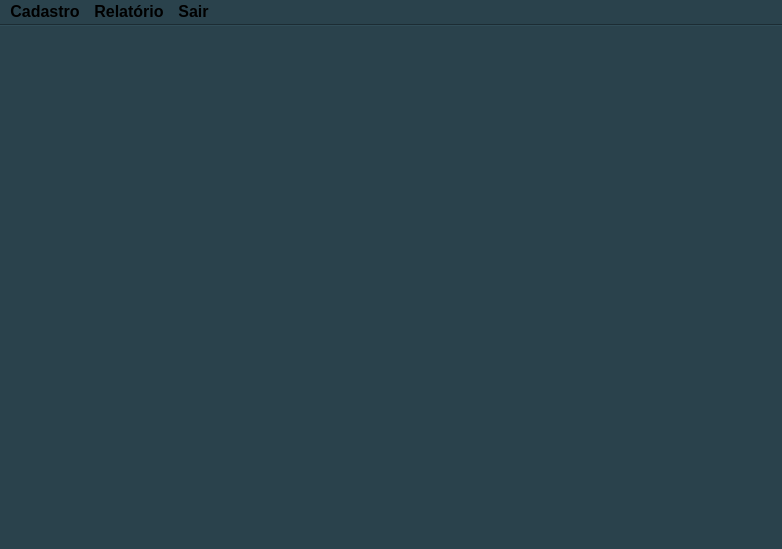
<?xml version="1.0" encoding="UTF-8"?>
<ui version="4.0">
 <class>FrmPrincipal</class>
 <widget class="QMainWindow" name="FrmPrincipal">
  <property name="geometry">
   <rect>
    <x>0</x>
    <y>0</y>
    <width>782</width>
    <height>549</height>
   </rect>
  </property>
  <property name="sizePolicy">
   <sizepolicy hsizetype="Expanding" vsizetype="Expanding">
    <horstretch>0</horstretch>
    <verstretch>0</verstretch>
   </sizepolicy>
  </property>
  <property name="windowTitle">
   <string>Bem Limpinho</string>
  </property>
  <property name="styleSheet">
   <string notr="true">background-color:rgb(42, 66, 76);</string>
  </property>
  <widget class="QWidget" name="centralwidget">
   <widget class="Line" name="line">
    <property name="geometry">
     <rect>
      <x>0</x>
      <y>-4</y>
      <width>786</width>
      <height>10</height>
     </rect>
    </property>
    <property name="orientation">
     <enum>Qt::Horizontal</enum>
    </property>
   </widget>
  </widget>
  <widget class="QMenuBar" name="menubar">
   <property name="geometry">
    <rect>
     <x>0</x>
     <y>0</y>
     <width>782</width>
     <height>27</height>
    </rect>
   </property>
   <property name="font">
    <font>
     <pointsize>12</pointsize>
     <weight>75</weight>
     <bold>true</bold>
    </font>
   </property>
   <widget class="QMenu" name="menuCadastro">
    <property name="font">
     <font>
      <pointsize>12</pointsize>
      <weight>75</weight>
      <bold>true</bold>
     </font>
    </property>
    <property name="title">
     <string>Cadastro</string>
    </property>
    <widget class="QMenu" name="menuUsu_rio">
     <property name="font">
      <font>
       <pointsize>12</pointsize>
       <weight>75</weight>
       <bold>true</bold>
      </font>
     </property>
     <property name="title">
      <string>Usuário</string>
     </property>
     <addaction name="actionCadastra_Usu_rio"/>
     <addaction name="separator"/>
     <addaction name="actionAltera_Senha"/>
     <addaction name="separator"/>
     <addaction name="actionControle_de_Acesso"/>
    </widget>
    <widget class="QMenu" name="menuCliente">
     <property name="font">
      <font>
       <pointsize>12</pointsize>
       <weight>75</weight>
       <bold>true</bold>
      </font>
     </property>
     <property name="title">
      <string>Cliente</string>
     </property>
     <addaction name="actionCadasta_Cliente"/>
     <addaction name="separator"/>
     <addaction name="actionAltera_Cliente"/>
     <addaction name="separator"/>
     <addaction name="actionConsulta_Cliente"/>
     <addaction name="separator"/>
     <addaction name="actionExclui_Cliente"/>
    </widget>
    <widget class="QMenu" name="menuMascote">
     <property name="font">
      <font>
       <pointsize>12</pointsize>
       <weight>75</weight>
       <bold>true</bold>
      </font>
     </property>
     <property name="title">
      <string>Mascote</string>
     </property>
     <addaction name="actionCadastro_Mascote"/>
     <addaction name="separator"/>
     <addaction name="actionAltera_Mascote"/>
     <addaction name="separator"/>
     <addaction name="actionConsulta_Mascote"/>
     <addaction name="separator"/>
     <addaction name="actionExclui_Mascote"/>
    </widget>
    <widget class="QMenu" name="menuServi_o">
     <property name="title">
      <string>Serviço</string>
     </property>
     <addaction name="actionCadastra_Servi_o"/>
    </widget>
    <addaction name="menuCliente"/>
    <addaction name="separator"/>
    <addaction name="menuMascote"/>
    <addaction name="separator"/>
    <addaction name="actionProduto"/>
    <addaction name="menuServi_o"/>
    <addaction name="separator"/>
    <addaction name="actionAgenda"/>
    <addaction name="menuUsu_rio"/>
   </widget>
   <widget class="QMenu" name="menuRelat_rio">
    <property name="font">
     <font>
      <pointsize>12</pointsize>
      <weight>75</weight>
      <bold>true</bold>
     </font>
    </property>
    <property name="title">
     <string>Relatório</string>
    </property>
    <addaction name="actionUsu_rios"/>
   </widget>
   <widget class="QMenu" name="menuSair">
    <property name="title">
     <string>Sair</string>
    </property>
    <addaction name="actionFinalizar_Aplicativo"/>
   </widget>
   <addaction name="menuCadastro"/>
   <addaction name="menuRelat_rio"/>
   <addaction name="menuSair"/>
  </widget>
  <widget class="QStatusBar" name="statusbar">
   <property name="font">
    <font>
     <pointsize>12</pointsize>
     <weight>75</weight>
     <bold>true</bold>
    </font>
   </property>
  </widget>
  <action name="actionProduto">
   <property name="text">
    <string>Produto</string>
   </property>
   <property name="font">
    <font>
     <pointsize>12</pointsize>
     <weight>75</weight>
     <bold>true</bold>
    </font>
   </property>
  </action>
  <action name="actionAgenda">
   <property name="text">
    <string>Agenda</string>
   </property>
  </action>
  <action name="actionUsu_rios">
   <property name="text">
    <string>Exibe Usuários</string>
   </property>
  </action>
  <action name="actionCadastra_Usu_rio">
   <property name="text">
    <string>Cadastra Usuário</string>
   </property>
  </action>
  <action name="actionAltera_Senha">
   <property name="text">
    <string>Altera Senha</string>
   </property>
  </action>
  <action name="actionControle_de_Acesso">
   <property name="text">
    <string>Cadastro de Acesso</string>
   </property>
  </action>
  <action name="actionCadasta_Cliente">
   <property name="text">
    <string>Cadasta Cliente</string>
   </property>
  </action>
  <action name="actionAltera_Cliente">
   <property name="text">
    <string>Altera Cliente</string>
   </property>
  </action>
  <action name="actionConsulta_Cliente">
   <property name="text">
    <string>Consulta Cliente</string>
   </property>
  </action>
  <action name="actionCadastro_Mascote">
   <property name="text">
    <string>Cadastro Mascote</string>
   </property>
   <property name="font">
    <font>
     <pointsize>12</pointsize>
     <weight>75</weight>
     <bold>true</bold>
    </font>
   </property>
  </action>
  <action name="actionAltera_Mascote">
   <property name="text">
    <string>Altera Mascote</string>
   </property>
  </action>
  <action name="actionConsulta_Mascote">
   <property name="text">
    <string>Consulta Mascote</string>
   </property>
  </action>
  <action name="actionExclui_Cliente">
   <property name="text">
    <string>Exclui Cliente</string>
   </property>
  </action>
  <action name="actionExclui_Mascote">
   <property name="text">
    <string>Exclui Mascote</string>
   </property>
  </action>
  <action name="actionFinalizar_Aplicativo">
   <property name="text">
    <string>Finalizar Aplicativo</string>
   </property>
   <property name="font">
    <font>
     <pointsize>12</pointsize>
     <weight>75</weight>
     <bold>true</bold>
    </font>
   </property>
  </action>
  <action name="actionCadastra_Servi_o">
   <property name="text">
    <string>Cadastra Serviço</string>
   </property>
  </action>
 </widget>
 <resources/>
 <connections/>
</ui>
